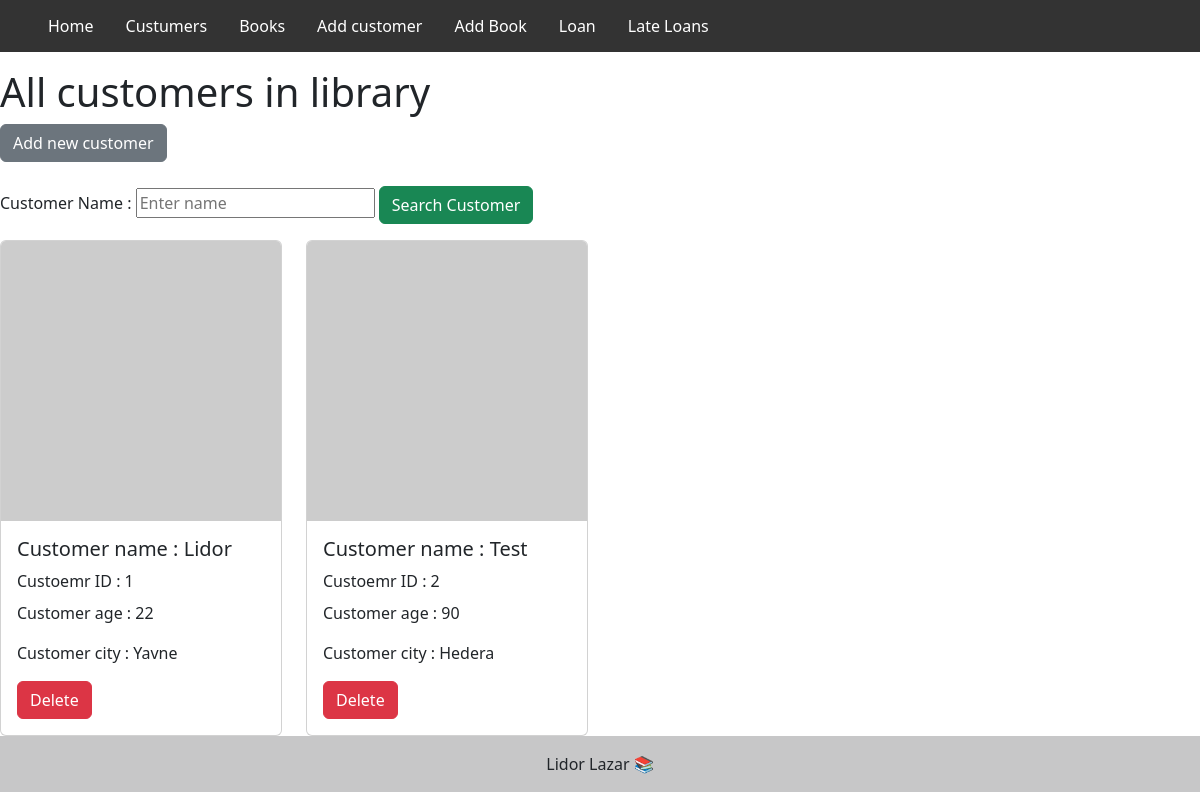
The page /PrintAll/ on the database as committed earlier.
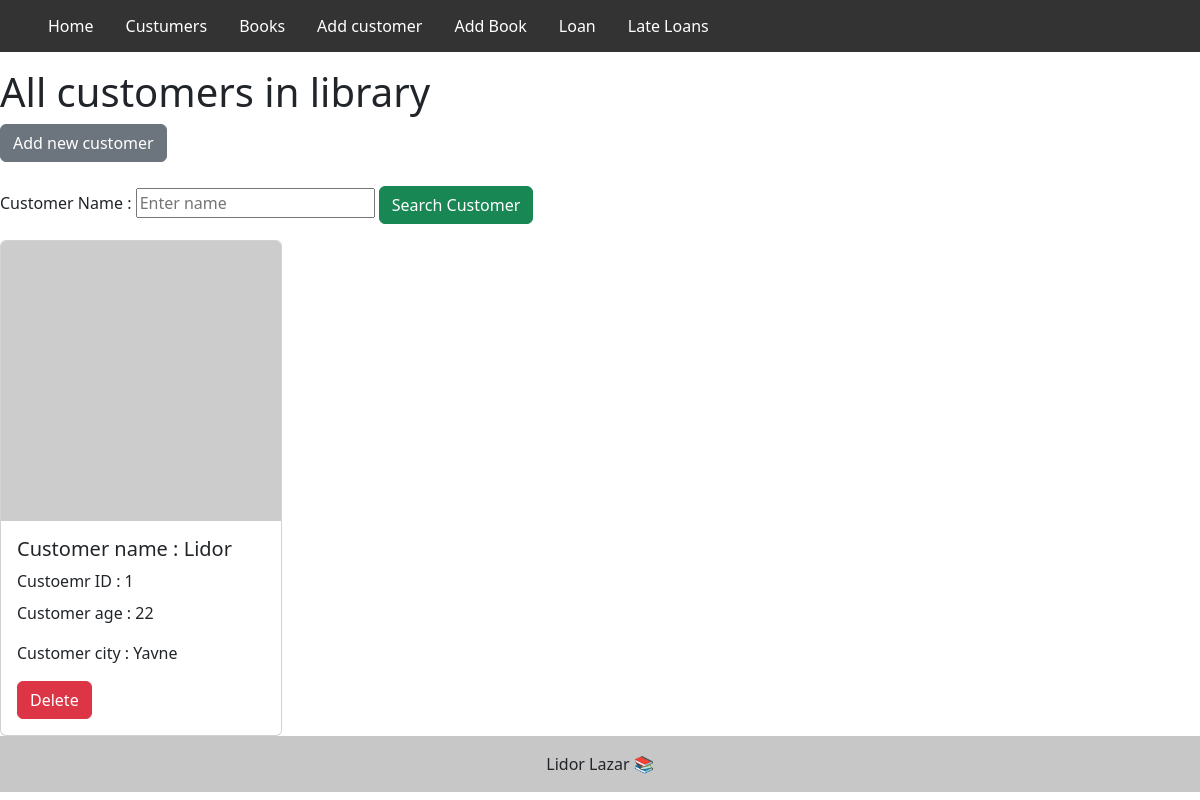
The same page on the database as committed later.
### Library/customer/model.py (models this page shows, shortened)
class Customers(db.Model):
    CusomerID = db.Column('CusomerID',db.Integer, primary_key=True)
    Name = db.Column('Name', db.String(50))
    City = db.Column('City', db.String(50))
    Age = db.Column('Age', db.Integer)
    CustomersToLoans = db.relationship('Loans', backref='customers')

### Library/customer/views.py (the view)
@customer_table.route('/PrintAll/<customername>', methods=['GET','POST'])
@customer_table.route('/PrintAll/', methods=['GET','POST'])
def print_all_customer(customername=''):
    if request.method == 'POST':
        for name in Customers.query.all():
            if request.form.get("SerachCust").title() == name.Name:
                customername = name.Name
                return render_template('personalCust.html', customername = customername, print_all_customer= Customers.query.all())
        return render_template('ShowAllCust.html', print_all_customer = Customers.query.all())
    else:
        return render_template('ShowAllCust.html', print_all_customer = Customers.query.all())

### Library/customer/templates/ShowAllCust.html (shortened to what this page needs)
{% extends "layout.html" %} {% block title %}Lazar libaray{% endblock %}  {% block content %}
<h1>All customers in library</h1>
<a href="/addCustomer/"><button type="button" class="btn btn-secondary" >Add new customer</button></a><br><br>
<form action="" method="POST">
<label>Customer Name : </label>
<input name="SerachCust"  type="text" placeholder="Enter name">
<a href="/PrintAll/{{customername}}"><button  methods ="POST" class="btn btn-success" Type="submit">Search Customer</button></a>
</form>
<div class="row row-cols-1 row-cols-md-4 g-4">
  {%- for cust in print_all_customer %}
  <div class="col">
    <div class="card">
      <img
        src="https://picsum.photos/20{{ cust.CusomerID}}"
        class="card-img-top"
      />
      <div class="card-body">
        <h5 class="card-text">Customer name : {{cust.Name}}</h5>
        <p class="card-title">Custoemr ID : {{cust.CusomerID}}</p>
        <p class="card-text">Customer age : {{cust.Age}}</p>
        <p class="card-text">Customer city : {{cust.City}}</p>
        <a class="btn btn-danger" href="/deleteCustomer/{{ cust.CusomerID}}">Delete</a>
      </div>
    </div>
  </div>
  {% endfor %}
</div>
{% endblock %}

Rows that differ between the two databases and show on the page:
removed Customers: Name "Test", CusomerID "2", Age "90", City "Hedera"
